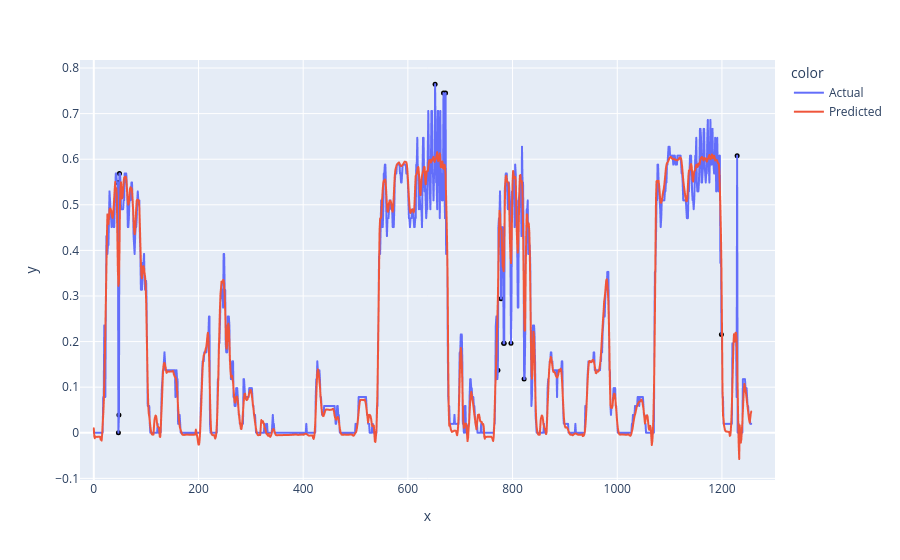

Notebook code cell kept with this figure:
### Code cell
display_prediction(df10_testX, predicted_load_test, 4, mean, std, 2)

### Figure 1 — Plotly figure (JSON) as saved in the notebook; plotly's stock layout.template omitted (floating-point values rounded to 4 significant figures; data arrays with more than 128 entries replaced by an {"elided": "..."} marker saying what was removed)
{"data": [{"hovertemplate": "color=Actual<br>x=%{x}<br>y=%{y}<extra></extra>", "legendgroup": "Actual", "line": {"color": "#636efa", "dash": "solid"}, "marker": {"symbol": "circle"}, "mode": "lines", "name": "Actual", "showlegend": true, "type": "scattergl", "x": {"elided": "1257 int values"}, "xaxis": "x", "y": {"elided": "1257 float values"}, "yaxis": "y"}, {"hovertemplate": "color=Predicted<br>x=%{x}<br>y=%{y}<extra></extra>", "legendgroup": "Predicted", "line": {"color": "#EF553B", "dash": "solid"}, "marker": {"symbol": "circle"}, "mode": "lines", "name": "Predicted", "showlegend": true, "type": "scattergl", "x": {"elided": "1257 int values"}, "xaxis": "x", "y": {"elided": "1257 float values"}, "yaxis": "y"}, {"hovertemplate": "x=%{x}<br>y=%{y}<extra></extra>", "legendgroup": "", "marker": {"color": "black", "size": 5, "symbol": "circle"}, "mode": "markers", "name": "", "orientation": "v", "showlegend": false, "type": "scatter", "x": [46, 47, 48, 49, 652, 668, 672, 772, 778, 783, 784, 797, 822, 1199, 1229], "xaxis": "x", "y": [0.549, 0, 0.03922, 0.5686, 0.7647, 0.7451, 0.7451, 0.1373, 0.2941, 0.1961, 0.1961, 0.1961, 0.1176, 0.2157, 0.6078], "yaxis": "y"}], "layout": {"legend": {"title": {"text": "color"}, "tracegroupgap": 0}, "margin": {"t": 60}, "xaxis": {"anchor": "y", "domain": [0, 1], "title": {"text": "x"}}, "yaxis": {"anchor": "x", "domain": [0, 1], "title": {"text": "y"}}}}
